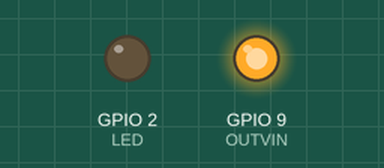
Bench run of a sketch on a simulated ESP32. On the bench: output pins drawn as LEDs (lit = HIGH). Random numbers use the default seed unless the sketch sets one; EEPROM starts erased; pins used as bus, display or sensor lines are not drawn.

Above: at 0.3 s.
At 7.54 s:
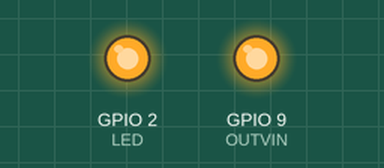
Timing chart, 0 to 7.8 s (numbered marks = the images above):
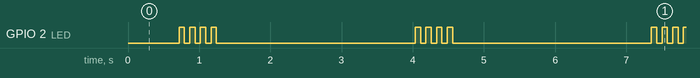

The sketch:

RemoteFS1000A.ino
```cpp
#include <EEPROM.h>

#define LED LED_BUILTIN

//PINS FOR THE FS1000A
#define OUTVIN 9
#define OUTDATA A0
#define OUTGND 10

//PWM SIGNAL CONSTANTS
#define REPEATSIGNAL 8
#define SIGNAL_PERIOD 1200
#define SIGNAL_TIME SIGNAL_PERIOD/3
#define SIGNAL_PREAMBLE 2300
#define SIGNAL_INTERVAL 24400

// Define some time critical functions to avoid function calls.
// If needed, this can be optimized further. But works well as is for above timings.

#define SENDWAIT(B,T) digitalWrite(OUTDATA, B); delayMicroseconds(T);

// There is a 66% (active low) duty cycle for '1' and 33% for '0'
// Rougly translates to: 001 -> encodes '1'  /  011 -> encodes '0'
#define SENDBIT(B,T) SENDWAIT(0,T); SENDWAIT(!B,T); SENDWAIT(1,T);

// ddddddd(gate id?) 7f(button pressed:7f/bf/df/ef) 98fb('rolling key')
// You need to change to your own gate ID!
//                     d        d        d        d        d         d        d        7        f       9       8        f        b
byte signal433[] = {1,1,0,1, 1,1,0,1, 1,1,0,1, 1,1,0,1, 1,1,0,1, 1,1,0,1, 1,1,0,1, 0,1,1,1, 1,1,1,1, 1,0,0,1, 1,0,0,0, 1,1,1,1, 1,0,1,1};
byte signalLength = sizeof(signal433)/sizeof(signal433[0]);


void blinky() {
  int i = 0;
  while (i++ <= 3) {
     digitalWrite(LED, HIGH);
     delay(75);
     digitalWrite(LED, LOW);
     delay(75);
   }
}

void randomizeKey() {
   // 'randomly' change 'rolling key'
  randomSeed(EEPROM.read(0) ^ EEPROM.read(1));
  byte r0 = (byte)random(255);
  byte r1 = (byte)random(255);
  EEPROM.write(0,r0);
  EEPROM.write(1,r1);
  for (int j=0;j<8;j++) {
    signal433[36+j] = ((r0>>j)&1);
    signal433[44+j] = ((r1>>j)&1);
  };
}


void setup() {
  Serial.begin(115200);
  pinMode(OUTVIN, OUTPUT);
  pinMode(OUTGND, OUTPUT);
  pinMode(OUTDATA, OUTPUT);
  pinMode(LED, OUTPUT);
  digitalWrite(OUTVIN,HIGH);
  digitalWrite(OUTGND,LOW);
  digitalWrite(OUTDATA,LOW);
  randomizeKey();
}

void loop() {
  int i,t;
  for (t=0; t<REPEATSIGNAL;t++){

      //SEND PREAMBLE
      SENDWAIT(1,SIGNAL_PREAMBLE);

      //SEND BITS
      for (i = 0; i < signalLength; i++){
        SENDBIT(signal433[i], SIGNAL_TIME);
      }

      //WAIT SOME INTERVAL
      SENDWAIT(0,SIGNAL_INTERVAL);
  }

  // A PAUSE AND A BLINK
  blinky();
  delay(2000);
}
```

Measured:
- by itself, GPIO 2 (LED): repeats every 3.3 s: 3 × (LOW 0.08 s, HIGH 0.08 s), LOW 2.8 s, HIGH 0.08 s
- by itself, everything shown: repeats every 3.3 s, in 4 steps
